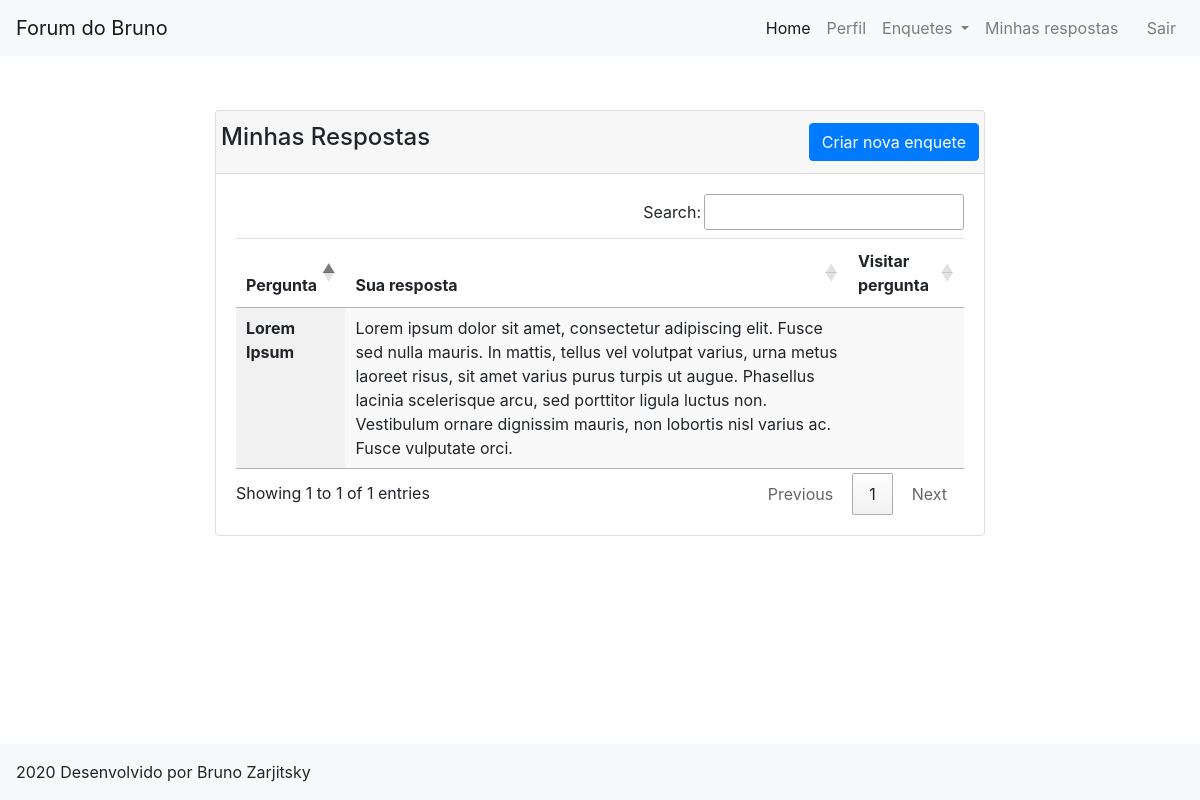
The page /minhasRespostas/ (signed in) on the database as committed earlier.
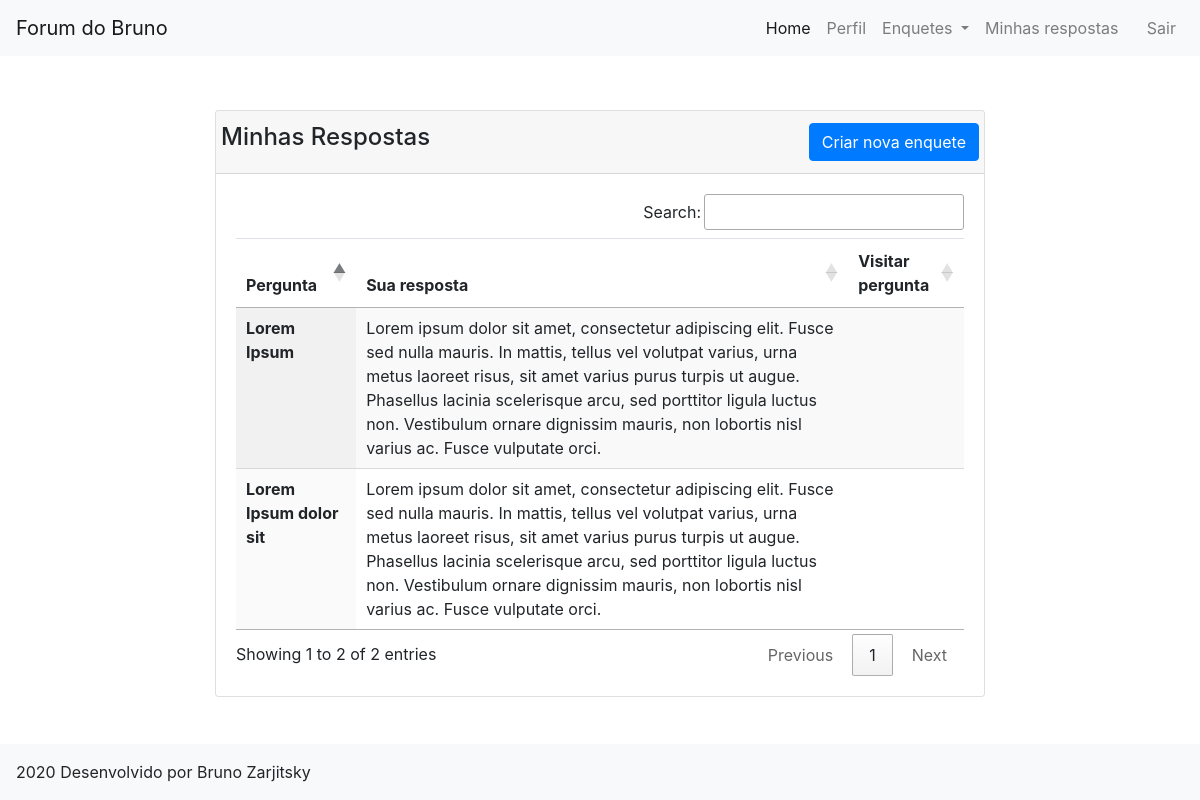
The same page on the database as committed later.
### siteForum/models.py (models this page shows, shortened)
class resposta(models.Model):
    pergunta = models.ForeignKey(enquete, on_delete=models.CASCADE)
    resp = models.TextField(verbose_name="Resposta")
    dono = models.ForeignKey(User, on_delete=models.CASCADE, default="", blank=True, null=True)
    class Meta:
        verbose_name = "Resposta"
        verbose_name_plural = "Respostas"

class enquete(models.Model):
    titulo = models.CharField(max_length=200)
    descricao = models.TextField(default="")
    tipo = models.ManyToManyField(tipo, blank=True)
    dono = models.ForeignKey(User, on_delete=models.CASCADE, default="", blank=True, null=True)
    class Meta:
        verbose_name = "Enquete"
        verbose_name_plural = "Enquetes"

### siteForum/views.py (the view)
# urls.py: path('minhasRespostas/', views.minhasRespostas, name = "MinhasRespostas"),
@login_required
def minhasRespostas(request):
    res = resposta.objects.filter(dono=request.user)
    return render(request, "respostas.html", {"background": "background"+str(randint(1,3))+".jpg", "respostasLista": res})

### templates/respostas.html
{% extends "base_page.html"%}
{% load static%}
{% block content %}
<div class = "row justify-content-center">
    <div class = "col-md-2"></div>
    <div class = "col-md-8">
        <div class = "card">
            <div class = "card-header">
                <div class = "row">
                    <h4>Minhas Respostas</h4>
                    <div class = "ml-auto">
                        <a href = "#" type="button" class="btn btn-primary">Criar nova enquete</a>
                    </div>
                </div>
            </div>
            <div class="card-body">
                <div class = "row">
                    <div class = "col-md-12">
                    <table class="table table-hover display" style="width: 100%;" id = "enquetes">
                        <thead>
                            <tr>
                                <th scope="col">Pergunta</th>
                                <th scope="col">Sua resposta</th>
                                <th scope="col">Visitar pergunta</th>
                            </tr>
                        </thead>
                        <tbody>
                            {% for autos in respostasLista %}
                            <tr>
                                <th scope="row">{{autos.pergunta.titulo}}</th>
                                <td>{{autos.resp}}</td>
                                <td><a href = "{% url 'EnqueteDetalhe' id=autos.pergunta.id %}"><i class="fas fa-directions"></i></a></td>
                            </tr>
                            {% endfor %}
                        </tbody>
                    </table>
                    </div>
                </div>
            </div>
        </div>
    </div>
    <div class = "col-md-2">
    </div>
</div>
{% endblock %}

Rows that differ between the two databases and show on the page:
added resposta: pergunta.titulo "Lorem Ipsum dolor sit", resp "Lorem ipsum dolor sit amet, consectetur adipiscing elit. Fusce sed nulla mauris. In mattis, tellus vel volutpat varius, urna metus laoreet risus, sit amet varius purus turpis ut augue. Phasellus lacinia scelerisque arcu, sed porttitor ligula luctus non. Vestibulum ornare dignissim mauris, non lobortis nisl varius ac. Fusce vulputate orci."
Other text that changed with them:
text written by a page script: "Search: Showing 1 to 1 of 1 entries Previous 1 Next" → "Search: Showing 1 to 2 of 2 entries Previous 1 Next"
